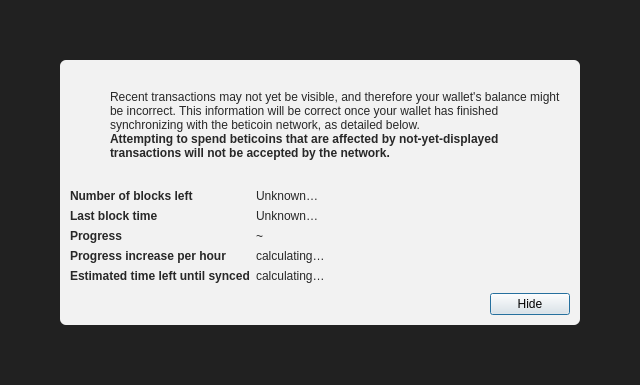
<?xml version="1.0" encoding="UTF-8"?>
<ui version="4.0">
 <class>ModalOverlay</class>
 <widget class="QWidget" name="ModalOverlay">
  <property name="geometry">
   <rect>
    <x>0</x>
    <y>0</y>
    <width>640</width>
    <height>385</height>
   </rect>
  </property>
  <property name="windowTitle">
   <string>Form</string>
  </property>
  <layout class="QVBoxLayout" name="verticalLayout" stretch="0">
   <property name="sizeConstraint">
    <enum>QLayout::SetDefaultConstraint</enum>
   </property>
   <property name="leftMargin">
    <number>0</number>
   </property>
   <property name="topMargin">
    <number>0</number>
   </property>
   <property name="rightMargin">
    <number>0</number>
   </property>
   <property name="bottomMargin">
    <number>0</number>
   </property>
   <item>
    <widget class="QWidget" name="bgWidget" native="true">
     <property name="styleSheet">
      <string notr="true">#bgWidget { background: rgba(0,0,0,220); }</string>
     </property>
     <layout class="QVBoxLayout" name="verticalLayoutMain" stretch="1">
      <property name="leftMargin">
       <number>60</number>
      </property>
      <property name="topMargin">
       <number>60</number>
      </property>
      <property name="rightMargin">
       <number>60</number>
      </property>
      <property name="bottomMargin">
       <number>60</number>
      </property>
      <item>
       <widget class="QWidget" name="contentWidget" native="true">
        <property name="styleSheet">
         <string notr="true">#contentWidget { background: rgba(255,255,255,240); border-radius: 6px; }

QLabel { color: rgb(40,40,40);  }</string>
        </property>
        <layout class="QVBoxLayout" name="verticalLayoutSub" stretch="1,0,0,0">
         <property name="spacing">
          <number>0</number>
         </property>
         <property name="leftMargin">
          <number>10</number>
         </property>
         <property name="topMargin">
          <number>10</number>
         </property>
         <property name="rightMargin">
          <number>10</number>
         </property>
         <property name="bottomMargin">
          <number>10</number>
         </property>
         <item>
          <layout class="QHBoxLayout" name="horizontalLayoutIconText" stretch="0,1">
           <property name="topMargin">
            <number>20</number>
           </property>
           <item>
            <layout class="QVBoxLayout" name="verticalLayoutIcon">
             <property name="leftMargin">
              <number>0</number>
             </property>
             <item>
              <widget class="QPushButton" name="warningIcon">
               <property name="enabled">
                <bool>false</bool>
               </property>
               <property name="text">
                <string/>
               </property>
               <property name="icon">
                <iconset>
                 <normaloff>:/icons/warning</normaloff>
                 <disabledoff>:/icons/warning</disabledoff>:/icons/warning</iconset>
               </property>
               <property name="iconSize">
                <size>
                 <width>48</width>
                 <height>48</height>
                </size>
               </property>
               <property name="flat">
                <bool>true</bool>
               </property>
              </widget>
             </item>
             <item>
              <spacer name="verticalSpacerWarningIcon">
               <property name="orientation">
                <enum>Qt::Vertical</enum>
               </property>
               <property name="sizeHint" stdset="0">
                <size>
                 <width>20</width>
                 <height>40</height>
                </size>
               </property>
              </spacer>
             </item>
            </layout>
           </item>
           <item>
            <layout class="QVBoxLayout" name="verticalLayoutInfoText">
             <property name="leftMargin">
              <number>0</number>
             </property>
             <property name="topMargin">
              <number>0</number>
             </property>
             <item>
              <widget class="QLabel" name="infoText">
               <property name="text">
                <string>Recent transactions may not yet be visible, and therefore your wallet's balance might be incorrect. This information will be correct once your wallet has finished synchronizing with the beticoin network, as detailed below.</string>
               </property>
               <property name="textFormat">
                <enum>Qt::RichText</enum>
               </property>
               <property name="wordWrap">
                <bool>true</bool>
               </property>
              </widget>
             </item>
             <item>
              <widget class="QLabel" name="infoTextStrong">
               <property name="font">
                <font>
                 <weight>75</weight>
                 <bold>true</bold>
                </font>
               </property>
               <property name="text">
                <string>Attempting to spend beticoins that are affected by not-yet-displayed transactions will not be accepted by the network.</string>
               </property>
               <property name="textFormat">
                <enum>Qt::RichText</enum>
               </property>
               <property name="wordWrap">
                <bool>true</bool>
               </property>
              </widget>
             </item>
             <item>
              <spacer name="verticalSpacerInTextSpace">
               <property name="orientation">
                <enum>Qt::Vertical</enum>
               </property>
               <property name="sizeHint" stdset="0">
                <size>
                 <width>20</width>
                 <height>40</height>
                </size>
               </property>
              </spacer>
             </item>
            </layout>
           </item>
          </layout>
         </item>
         <item>
          <spacer name="verticalSpacerAfterText">
           <property name="orientation">
            <enum>Qt::Vertical</enum>
           </property>
           <property name="sizeHint" stdset="0">
            <size>
             <width>20</width>
             <height>40</height>
            </size>
           </property>
          </spacer>
         </item>
         <item>
          <layout class="QFormLayout" name="formLayout">
           <property name="fieldGrowthPolicy">
            <enum>QFormLayout::FieldsStayAtSizeHint</enum>
           </property>
           <property name="horizontalSpacing">
            <number>6</number>
           </property>
           <property name="verticalSpacing">
            <number>6</number>
           </property>
           <property name="topMargin">
            <number>10</number>
           </property>
           <item row="0" column="0">
            <widget class="QLabel" name="labelNumberOfBlocksLeft">
             <property name="font">
              <font>
               <weight>75</weight>
               <bold>true</bold>
              </font>
             </property>
             <property name="text">
              <string>Number of blocks left</string>
             </property>
            </widget>
           </item>
           <item row="0" column="1">
            <widget class="QLabel" name="numberOfBlocksLeft">
             <property name="text">
              <string>Unknown…</string>
             </property>
            </widget>
           </item>
           <item row="1" column="0">
            <widget class="QLabel" name="labelLastBlockTime">
             <property name="font">
              <font>
               <weight>75</weight>
               <bold>true</bold>
              </font>
             </property>
             <property name="text">
              <string>Last block time</string>
             </property>
            </widget>
           </item>
           <item row="1" column="1">
            <widget class="QLabel" name="newestBlockDate">
             <property name="sizePolicy">
              <sizepolicy hsizetype="Maximum" vsizetype="Preferred">
               <horstretch>0</horstretch>
               <verstretch>0</verstretch>
              </sizepolicy>
             </property>
             <property name="text">
              <string>Unknown…</string>
             </property>
            </widget>
           </item>
           <item row="2" column="0">
            <widget class="QLabel" name="labelSyncDone">
             <property name="font">
              <font>
               <weight>75</weight>
               <bold>true</bold>
              </font>
             </property>
             <property name="text">
              <string>Progress</string>
             </property>
            </widget>
           </item>
           <item row="2" column="1">
            <layout class="QHBoxLayout" name="horizontalLayoutSync" stretch="0,1">
             <item>
              <widget class="QLabel" name="percentageProgress">
               <property name="text">
                <string notr="true">~</string>
               </property>
              </widget>
             </item>
            </layout>
           </item>
           <item row="4" column="0">
            <widget class="QLabel" name="labelProgressIncrease">
             <property name="font">
              <font>
               <weight>75</weight>
               <bold>true</bold>
              </font>
             </property>
             <property name="text">
              <string>Progress increase per hour</string>
             </property>
            </widget>
           </item>
           <item row="4" column="1">
            <widget class="QLabel" name="progressIncreasePerH">
             <property name="text">
              <string>calculating…</string>
             </property>
            </widget>
           </item>
           <item row="5" column="0">
            <widget class="QLabel" name="labelEstimatedTimeLeft">
             <property name="font">
              <font>
               <weight>75</weight>
               <bold>true</bold>
              </font>
             </property>
             <property name="text">
              <string>Estimated time left until synced</string>
             </property>
            </widget>
           </item>
           <item row="5" column="1">
            <widget class="QLabel" name="expectedTimeLeft">
             <property name="text">
              <string>calculating…</string>
             </property>
            </widget>
           </item>
          </layout>
         </item>
         <item>
          <layout class="QHBoxLayout" name="horizontalLayoutButtons">
           <property name="leftMargin">
            <number>10</number>
           </property>
           <property name="topMargin">
            <number>10</number>
           </property>
           <item>
            <spacer name="horizontalSpacer">
             <property name="orientation">
              <enum>Qt::Horizontal</enum>
             </property>
             <property name="sizeHint" stdset="0">
              <size>
               <width>40</width>
               <height>20</height>
              </size>
             </property>
            </spacer>
           </item>
           <item>
            <widget class="QPushButton" name="closeButton">
             <property name="text">
              <string>Hide</string>
             </property>
             <property name="shortcut">
              <string>Esc</string>
             </property>
             <property name="focusPolicy">
              <enum>Qt::StrongFocus</enum>
             </property>
             <property name="default">
              <bool>true</bool>
             </property>
            </widget>
           </item>
          </layout>
         </item>
        </layout>
       </widget>
      </item>
     </layout>
    </widget>
   </item>
  </layout>
 </widget>
 <resources/>
 <connections/>
</ui>
